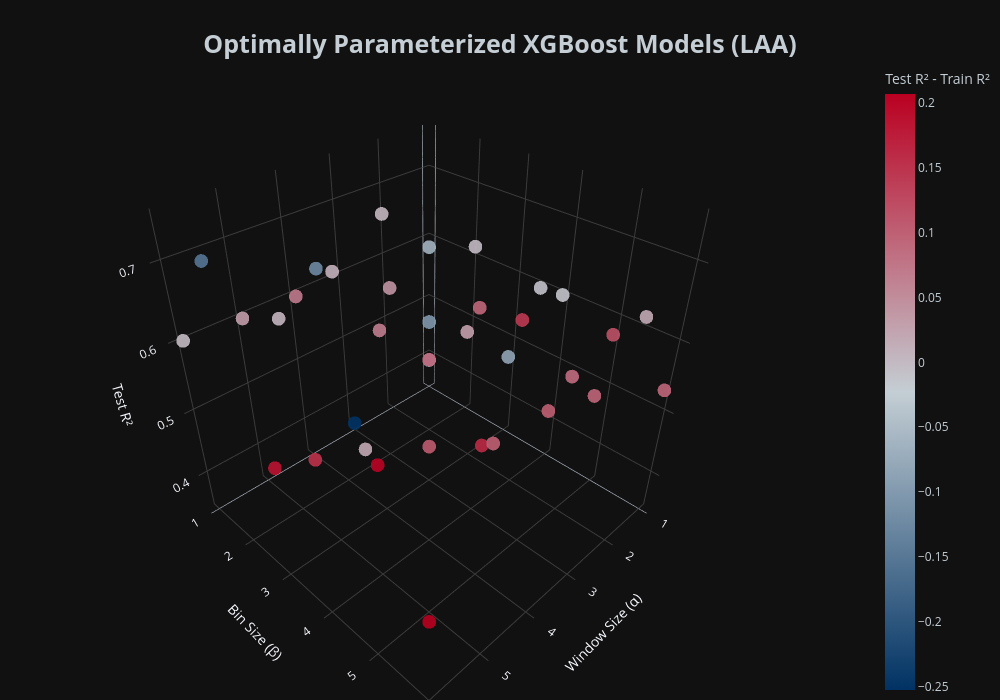

Notebook cell for this chart:
### Code cell
# Plotting XGBoost models across all window and bin combinations

fig = go.Figure()

fig.add_trace(go.Scatter3d(
    x=xgb_model_stats_df['window'],
    y=xgb_model_stats_df['bin'],
    z=xgb_model_stats_df['test_r2'],
    mode='markers',
    marker=dict(
        size=8,
        color=xgb_model_stats_df['overfitting'],
        colorscale=laa_color_scale,
        opacity=0.9,
        colorbar=dict(
            title=dict(
                text='Test R² - Train R²',
                font=dict(color=LAA_SILVER)
            ),
            tickfont=dict(color=LAA_SILVER)
        ),
        showscale=True
    ),
    text=[
        f"Window: {w}<br>Bin: {b}<br>Test R²: {r:.4f}<br>Overfitting: {m:.4f}" 
        for w, b, r, m in zip(
            xgb_model_stats_df['window'], 
            xgb_model_stats_df['bin'], 
            xgb_model_stats_df['test_r2'], 
            xgb_model_stats_df['overfitting']
            )
    ],
    hovertemplate='%{text}<extra></extra>'
))

fig.update_layout(
    template='plotly_dark',
    paper_bgcolor='#111111',
    title=dict(
        text='<b>Optimally Parameterized XGBoost Models (LAA)</b>',
        font={'size': 25, 'color': LAA_SILVER},
        x=0.5,
        xanchor='center',
        y=0.95,        
        yanchor='top' 
    ),
    scene=dict(
        xaxis_title='Window Size (α)',
        yaxis_title='Bin Size (β)',
        zaxis_title='Test R²',
        xaxis=dict(gridcolor='rgb(60, 60, 60)', showbackground=False),
        yaxis=dict(gridcolor='rgb(60, 60, 60)', showbackground=False),
        zaxis=dict(gridcolor='rgb(60, 60, 60)', showbackground=False),
        bgcolor='#111111',
        aspectmode='cube'
    ),
    width=1000,
    height=700,
    margin=dict(l=0, r=0, b=0, t=60),
    showlegend=False
)

fig.show()

### Figure 1 — Plotly figure (JSON) as saved in the notebook; plotly's stock layout.template omitted (floating-point values rounded to 4 significant figures)
{"data": [{"hovertemplate": "%{text}<extra></extra>", "marker": {"color": [-0.06699, 0.02956, -0.08261, -0.01323, 0.1166, 0.09324, 0.04193, -0.1031, -0.0005, 0.1434, 0.08741, 0.01718, -0.2527, 0.004663, 0.09152, 0.09244, -0.00993, 0.0928, 0.06993, 0.009394, 0.06752, -0.06303, 0.1624, 0.1012, 0.03169, 0.005832, -0.1243, 0.2027, 0.1068, 0.1002, -0.0003756, -0.153, 0.1862, 0.1525, 0.01941, 0.207], "colorbar": {"tickfont": {"color": "#C4CED4"}, "title": {"font": {"color": "#C4CED4"}, "text": "Test R² - Train R²"}}, "colorscale": [[0, "#003263"], [0.5, "#C4CED4"], [1, "#BA0021"]], "opacity": 0.9, "showscale": true, "size": 8}, "mode": "markers", "text": ["Window: 1<br>Bin: 1<br>Test R²: 0.3927<br>Overfitting: -0.0670", "Window: 1<br>Bin: 2<br>Test R²: 0.4788<br>Overfitting: 0.0296", "Window: 1<br>Bin: 3<br>Test R²: 0.4719<br>Overfitting: -0.0826", "Window: 1<br>Bin: 4<br>Test R²: 0.6009<br>Overfitting: -0.0132", "Window: 1<br>Bin: 5<br>Test R²: 0.5772<br>Overfitting: 0.1166", "Window: 1<br>Bin: 6<br>Test R²: 0.5348<br>Overfitting: 0.0932", "Window: 2<br>Bin: 1<br>Test R²: 0.5508<br>Overfitting: 0.0419", "Window: 2<br>Bin: 2<br>Test R²: 0.5286<br>Overfitting: -0.1031", "Window: 2<br>Bin: 3<br>Test R²: 0.6664<br>Overfitting: -0.0005", "Window: 2<br>Bin: 4<br>Test R²: 0.5978<br>Overfitting: 0.1434", "Window: 2<br>Bin: 5<br>Test R²: 0.5545<br>Overfitting: 0.0874", "Window: 2<br>Bin: 6<br>Test R²: 0.6673<br>Overfitting: 0.0172", "Window: 3<br>Bin: 1<br>Test R²: 0.3539<br>Overfitting: -0.2527", "Window: 3<br>Bin: 2<br>Test R²: 0.7080<br>Overfitting: 0.0047", "Window: 3<br>Bin: 3<br>Test R²: 0.5411<br>Overfitting: 0.0915", "Window: 3<br>Bin: 4<br>Test R²: 0.6463<br>Overfitting: 0.0924", "Window: 3<br>Bin: 5<br>Test R²: 0.7008<br>Overfitting: -0.0099", "Window: 3<br>Bin: 6<br>Test R²: 0.6083<br>Overfitting: 0.0928", "Window: 4<br>Bin: 1<br>Test R²: 0.5989<br>Overfitting: 0.0699", "Window: 4<br>Bin: 2<br>Test R²: 0.6617<br>Overfitting: 0.0094", "Window: 4<br>Bin: 3<br>Test R²: 0.6173<br>Overfitting: 0.0675", "Window: 4<br>Bin: 4<br>Test R²: 0.7449<br>Overfitting: -0.0630", "Window: 4<br>Bin: 5<br>Test R²: 0.5435<br>Overfitting: 0.1624", "Window: 4<br>Bin: 6<br>Test R²: 0.6317<br>Overfitting: 0.1012", "Window: 5<br>Bin: 1<br>Test R²: 0.5998<br>Overfitting: 0.0317", "Window: 5<br>Bin: 2<br>Test R²: 0.6324<br>Overfitting: 0.0058", "Window: 5<br>Bin: 3<br>Test R²: 0.7220<br>Overfitting: -0.1243", "Window: 5<br>Bin: 4<br>Test R²: 0.5161<br>Overfitting: 0.2027", "Window: 5<br>Bin: 5<br>Test R²: 0.5887<br>Overfitting: 0.1068", "Window: 5<br>Bin: 6<br>Test R²: 0.6388<br>Overfitting: 0.1002", "Window: 6<br>Bin: 1<br>Test R²: 0.6036<br>Overfitting: -0.0004", "Window: 6<br>Bin: 2<br>Test R²: 0.7302<br>Overfitting: -0.1530", "Window: 6<br>Bin: 3<br>Test R²: 0.5117<br>Overfitting: 0.1862", "Window: 6<br>Bin: 4<br>Test R²: 0.5720<br>Overfitting: 0.1525", "Window: 6<br>Bin: 5<br>Test R²: 0.6322<br>Overfitting: 0.0194", "Window: 6<br>Bin: 6<br>Test R²: 0.4690<br>Overfitting: 0.2070"], "type": "scatter3d", "x": ["1", "1", "1", "1", "1", "1", "2", "2", "2", "2", "2", "2", "3", "3", "3", "3", "3", "3", "4", "4", "4", "4", "4", "4", "5", "5", "5", "5", "5", "5", "6", "6", "6", "6", "6", "6"], "y": ["1", "2", "3", "4", "5", "6", "1", "2", "3", "4", "5", "6", "1", "2", "3", "4", "5", "6", "1", "2", "3", "4", "5", "6", "1", "2", "3", "4", "5", "6", "1", "2", "3", "4", "5", "6"], "z": [0.3927, 0.4788, 0.4719, 0.6009, 0.5772, 0.5348, 0.5508, 0.5286, 0.6664, 0.5978, 0.5545, 0.6673, 0.3539, 0.708, 0.5411, 0.6463, 0.7008, 0.6083, 0.5989, 0.6617, 0.6173, 0.7449, 0.5435, 0.6317, 0.5998, 0.6324, 0.722, 0.5161, 0.5887, 0.6388, 0.6036, 0.7302, 0.5117, 0.572, 0.6322, 0.469]}], "layout": {"height": 700, "margin": {"b": 0, "l": 0, "r": 0, "t": 60}, "paper_bgcolor": "#111111", "scene": {"aspectmode": "cube", "bgcolor": "#111111", "xaxis": {"gridcolor": "rgb(60, 60, 60)", "showbackground": false, "title": {"text": "Window Size (α)"}}, "yaxis": {"gridcolor": "rgb(60, 60, 60)", "showbackground": false, "title": {"text": "Bin Size (β)"}}, "zaxis": {"gridcolor": "rgb(60, 60, 60)", "showbackground": false, "title": {"text": "Test R²"}}}, "showlegend": false, "title": {"font": {"color": "#C4CED4", "size": 25}, "text": "<b>Optimally Parameterized XGBoost Models (LAA)</b>", "x": 0.5, "xanchor": "center", "y": 0.95, "yanchor": "top"}, "width": 1000}}
